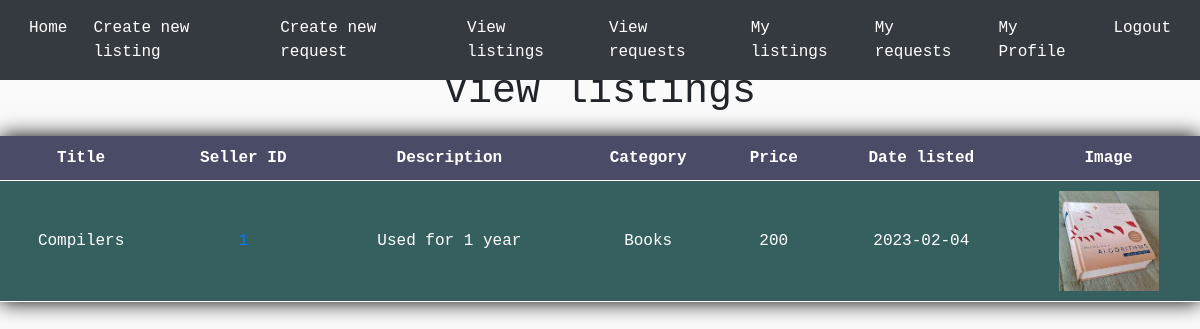
The app's page /viewlistings (signed in), older data.
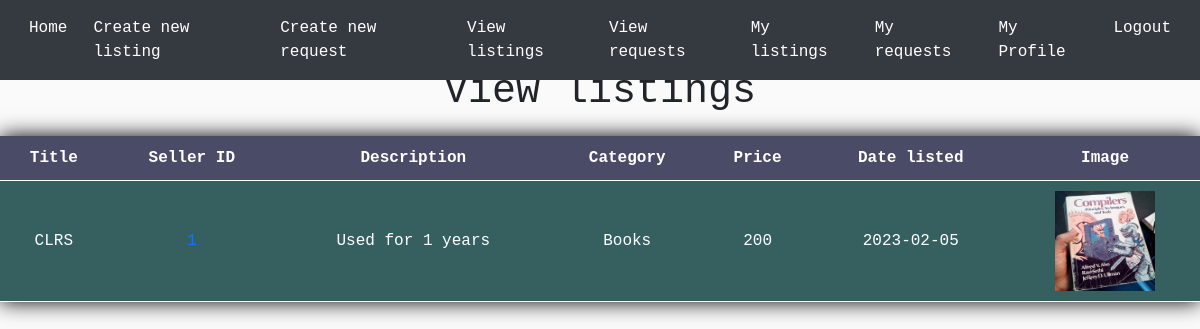
The same page, newer data.
### tables this page shows
CREATE TABLE listings (
    id INTEGER PRIMARY KEY AUTOINCREMENT,
    user_id INTEGER NOT NULL,
    title TEXT NOT NULL,
    description TEXT NOT NULL,
    category TEXT NOT NULL,
    price INTEGER NOT NULL,
    date DATE,
    FOREIGN KEY (user_id) REFERENCES Users(id)
);

### app.py (the view)
@app.route('/viewlistings')
def viewlistings():
    conn = sqlite3.connect('database.db')
    c = conn.cursor()
    c.execute("SELECT * FROM listings where user_id != ?",(session['id'],))
    listings = c.fetchall()
    return render_template('viewlistings.html', listings=listings)

### templates/viewlistings.html (shortened to what this page needs)
{% extends 'base.html' %}
{% block content %}
    <h1>View listings</h1>
    <table class="neon-table">
        <tr>
            <th>Title</th>
            <th>Seller ID</th>
            <th>Description</th>
            <th>Category</th>
            <th>Price</th>
            <th>Date listed</th>
            <th>Image</th>
        </tr>
        {% for listing in listings %}
        <tr>
            <td>{{listing[2]}}</td>
            <td>
                <a href="{{ url_for('otherprofile', id=listing[1]) }}">
                </a>
            </td>
            <td>{{listing[3]}}</td>
            <td>{{listing[4]}}</td>
            <td>{{listing[5]}}</td>
            <td>{{listing[6]}}</td>
            <td><img src="{{ url_for('static',filename='uploads/'+ listing[0]|string +'.jpg') }}" alt="Image" width="100" height="100"></td>
        </tr>
        {% endfor %}
    </table>
{% endblock %}

Row changes from the older to the newer data that the page shows:
removed listings: title "Compilers", description "Used for 1 year", category "Books", price "200", date "2023-02-04"
added listings: title "CLRS", description "Used for 1 years", category "Books", price "200", date "2023-02-05"
